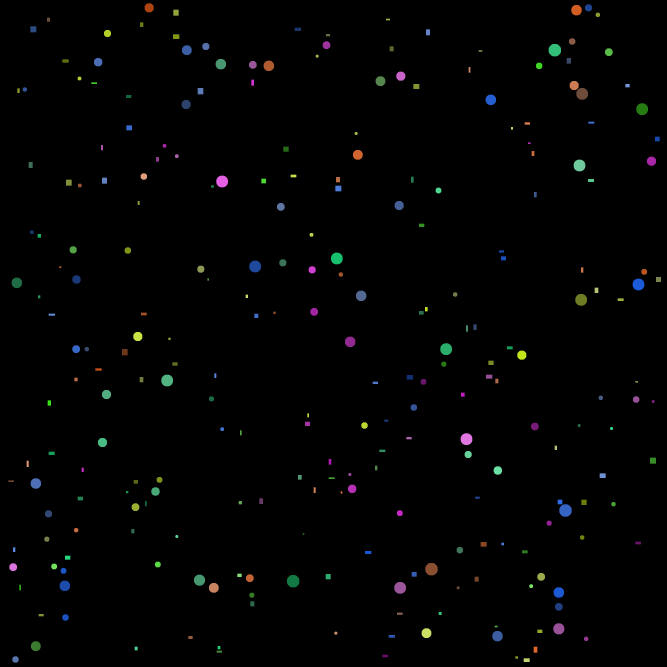
#> input picture figures_and_colors/balls_and_rects.png, 2000 x 2000 px (shown at 1/3 size)
$ python main.py
#> lines starting #> are read from the running program, lines starting #| are printed output that depends on the picture; after the words box and inside, x2 and y2 are one past the last pixel; in counts of white or black regions, pixels touching at a corner belong together
import cv2
import numpy as np
from collections import defaultdict
import os

def get_dominant_color(hsv_roi, mask_roi):
    """Get dominant color from ROI using HSV values"""
    masked_hsv = hsv_roi[mask_roi > 0]

    if len(masked_hsv) == 0:
        return None

    mean_hsv = np.mean(masked_hsv, axis=0)
    h, s, v = mean_hsv

    # Define color names based on hue
    if s < 30 or v < 50:
        return "серый"

    if h < 8 or h >= 172:
        return "красный"
    elif h < 18:
        return "оранжевый"
    elif h < 30:
        return "желтый"
    elif h < 45:
        return "салатовый"
    elif h < 70:
        return "зеленый"
    elif h < 90:
        return "бирюзовый"
    elif h < 110:
        return "голубой"
    elif h < 130:
        return "синий"
    elif h < 150:
        return "фиолетовый"
    elif h < 170:
        return "розовый"
    else:
        return "красный"

def determine_shape(contour):
    """Determine if contour is circle or rectangle"""
    area = cv2.contourArea(contour)
    if area < 3:
        return None

    perimeter = cv2.arcLength(contour, True)
    if perimeter == 0:
        return None

    circularity = 4 * np.pi * area / (perimeter * perimeter)

    epsilon = 0.03 * perimeter
    approx = cv2.approxPolyDP(contour, epsilon, True)

    x, y, w, h = cv2.boundingRect(contour)
    aspect_ratio = float(w) / h if h > 0 else 0
    rect_area = w * h
    fill_ratio = area / rect_area if rect_area > 0 else 0

    if circularity > 0.75 and 0.8 < aspect_ratio < 1.2:
        return "круг"
    elif len(approx) <= 6 and fill_ratio > 0.7:
        return "прямоугольник"
    elif circularity > 0.7:
        return "круг"
    else:
        return "прямоугольник"

def main():
    os.makedirs("figures_and_colors", exist_ok=True)

    image_path = "balls_and_rects.png"
    if not os.path.exists(image_path):
        print(f"Файл {image_path} не найден!")
        return

    image = cv2.imread(image_path)
#> image is the input picture: shape (2000, 2000, 3); mean B, G, R 2.2, 2.3, 2
    if image is None:
        print("Не удалось загрузить изображение!")
        return

    print(f"Изображение загружено: {image.shape}")
#| Изображение загружено: (2000, 2000, 3)

    hsv = cv2.cvtColor(image, cv2.COLOR_BGR2HSV)
#> hsv: shape (2000, 2000, 3); mean H, S, V 1.5, 3.2, 3.2
    gray = cv2.cvtColor(image, cv2.COLOR_BGR2GRAY)
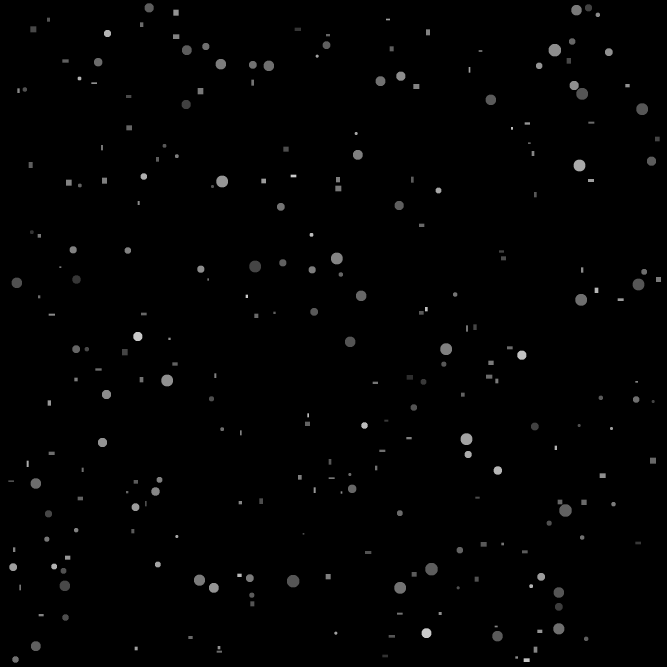
#> gray: shape (2000, 2000) (shown at 1/3 size); min 0, max 204, mean 2.2

    # Create mask for all non-black pixels
    _, mask = cv2.threshold(gray, 30, 255, cv2.THRESH_BINARY)
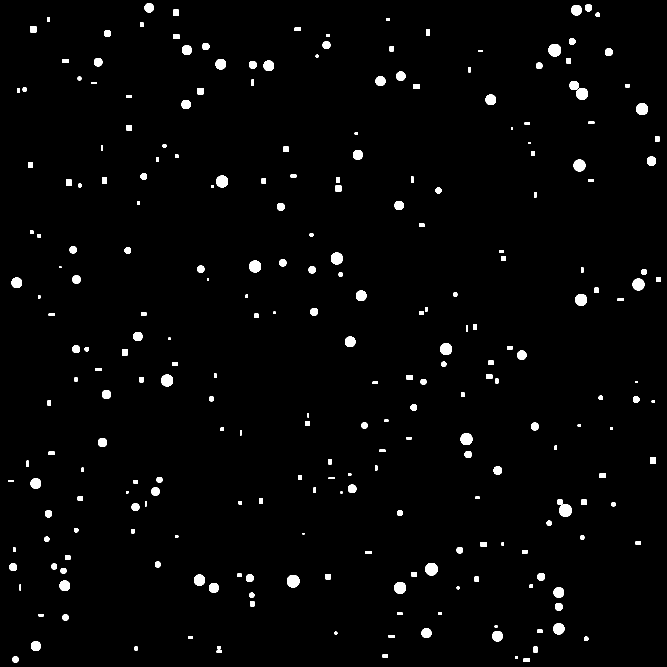
#> mask: shape (2000, 2000) (shown at 1/3 size); 1.9% white; 257 white regions, largest, box (x1, y1, x2, y2) and area: (1646, 132, 1683, 169) 1125, (1678, 1513, 1715, 1550) 1125, (1276, 1689, 1313, 1726) 1125

    # Clean mask
    kernel = np.ones((2, 2), np.uint8)
    mask = cv2.morphologyEx(mask, cv2.MORPH_CLOSE, kernel, iterations=1)
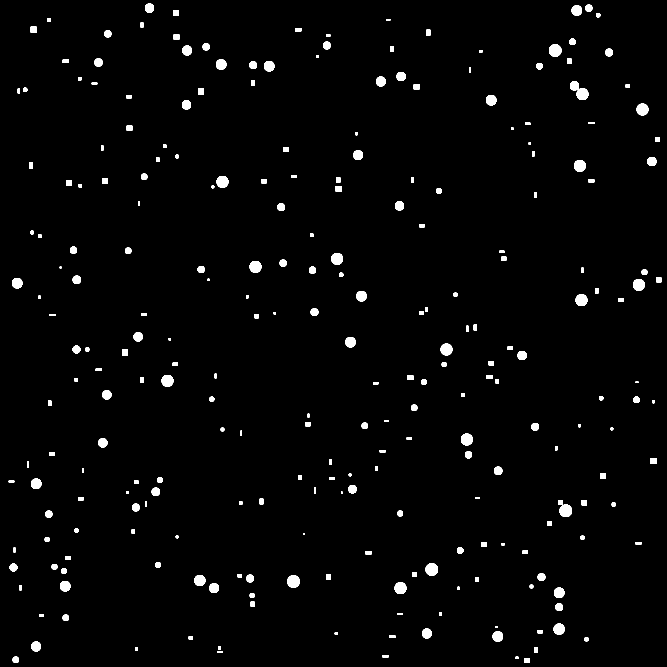
#> mask: shape (2000, 2000) (shown at 1/3 size); 1.9% white; 257 white regions

    # Find all contours
    contours, _ = cv2.findContours(mask, cv2.RETR_EXTERNAL, cv2.CHAIN_APPROX_SIMPLE)
#> contours = 257 contours, 1 with area under 20; largest, box (x1, y1, x2, y2) and area: (862, 1726, 899, 1763) 1072, (1277, 1690, 1314, 1727) 1072, (1679, 1514, 1716, 1551) 1072, (1647, 133, 1684, 170) 1072, (1184, 1747, 1219, 1782) 954

    print(f"Найдено контуров: {len(contours)}")
#| Найдено контуров: 257

    rectangles_by_color = defaultdict(int)
    circles_by_color = defaultdict(int)
    skipped = 0

    result_image = image.copy()

    for i, contour in enumerate(contours):
        area = cv2.contourArea(contour)

        if area < 5:
            skipped += 1
            continue

        x, y, w, h = cv2.boundingRect(contour)
        mask_roi = mask[y:y+h, x:x+w]
        hsv_roi = hsv[y:y+h, x:x+w]
        contour_roi = contour - [x, y]

        color = get_dominant_color(hsv_roi, mask_roi)
        if color is None:
            skipped += 1
            continue

        shape = determine_shape(contour_roi)
        if shape is None:
            skipped += 1
            continue

        if shape == "круг":
            circles_by_color[color] += 1
            color_bgr = (0, 0, 255)
        else:
            rectangles_by_color[color] += 1
            color_bgr = (0, 255, 0)

        cv2.drawContours(result_image, [contour], -1, color_bgr, 1)
#> this loop made 257 passes
#> (contour, mean_hsv in get_dominant_color, s in get_dominant_color, v in get_dominant_color, color) on passes 1, 2, 4, 5, 6: ([[1572, 1976], [1572, 1986], [1589, 1986], [1589, 1976]], [30.05, 103.9, 181.2], 103.9, 181.2, 'салатовый'), ([[1547, 1970], [1547, 1976], [1554, 1976], [1554, 1970]], [26.25, 141.8, 119.2], 141.8, 119.2, 'желтый'), ([[1148, 1965], [1148, 1972], [1164, 1972], [1164, 1965]], [123.5, 188.6, 87.29], 188.6, 87.29, 'синий'), ([[651, 1953], [651, 1958], [666, 1958], [666, 1953]], [42.97, 104.7, 105.5], 104.7, 105.5, 'салатовый'), ([[1602, 1941], [1602, 1958], [1612, 1958], [1612, 1941]], [8.59, 176, 192.3], 176, 192.3, 'оранжевый')
#> (mean_hsv in get_dominant_color, s in get_dominant_color, v in get_dominant_color, color, perimeter in determine_shape) on passes 3, 9, 10, 13, 14, 16: ([99.54, 113.1, 153.8], 113.1, 153.8, 'голубой', 62.63), ([51.61, 152, 115.4], 152, 115.4, 'зеленый', 95.6), ([130.3, 137.3, 127.7], 137.3, 127.7, 'фиолетовый', 40.97), ([8.12, 94.96, 170.4], 94.96, 170.4, 'оранжевый', 27.31), ([103.8, 150.9, 149], 150.9, 149, 'голубой', 101.3), ([32.84, 133.2, 209.2], 133.2, 209.2, 'салатовый', 95.6)
#> hsv_roi: shape (27, 27, 3); mean H, S, V 8.1, 185.2, 137.7
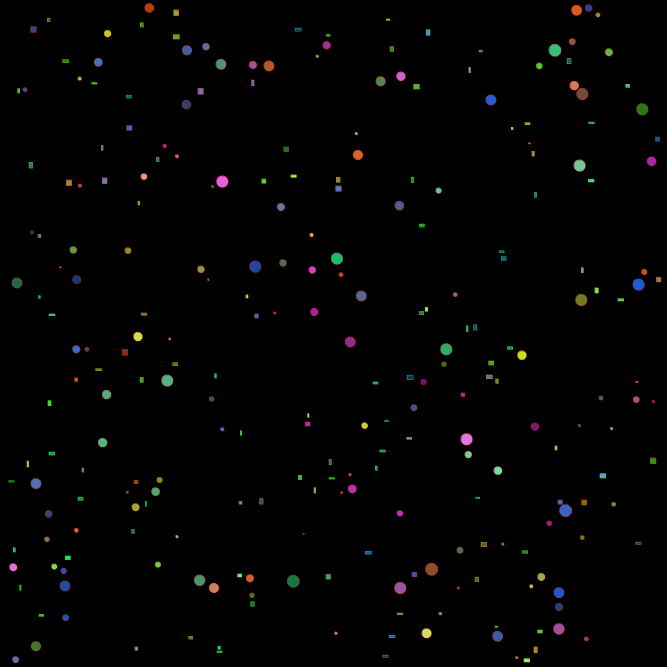
#> result_image: shape (2000, 2000, 3) (shown at 1/3 size); 0.34% of pixels changed, all inside (x1, y1, x2, y2) = (26, 11, 1984, 1989)

    total_rectangles = sum(rectangles_by_color.values())
    total_circles = sum(circles_by_color.values())
    total_shapes = total_rectangles + total_circles

    print("\n" + "="*60)
    print("РЕЗУЛЬТАТЫ АНАЛИЗА")
    print("="*60)
    print(f"\nВсего обнаружено фигур: {total_shapes}")
#| Всего обнаружено фигур: 257

    print(f"\n--- ПРЯМОУГОЛЬНИКИ ({total_rectangles} шт.) ---")
#| --- ПРЯМОУГОЛЬНИКИ (98 шт.) ---
    for color in sorted(rectangles_by_color.keys()):
        count = rectangles_by_color[color]
        print(f"  {color:15} : {count} шт.")
#> this loop made 9 passes
#|   бирюзовый       : 8 шт.
#|   голубой         : 11 шт.
#|   желтый          : 20 шт.
#|   зеленый         : 21 шт.
#|   красный         : 5 шт.
#|   оранжевый       : 12 шт.
#|   салатовый       : 11 шт.
#|   синий           : 9 шт.
#> (further printed lines are left out)

    print(f"\n--- КРУГИ ({total_circles} шт.) ---")
#| --- КРУГИ (159 шт.) ---
    for color in sorted(circles_by_color.keys()):
        count = circles_by_color[color]
        print(f"  {color:15} : {count} шт.")

    print("\n" + "="*60)
    print(f"ОБЩЕЕ КОЛИЧЕСТВО: {total_shapes} фигур")
#| ОБЩЕЕ КОЛИЧЕСТВО: 257 фигур
    print("="*60)

    output_path = "result.png"
    cv2.imwrite(output_path, result_image)
    print(f"\nРезультат сохранен в: {output_path}")

    if total_shapes > 0:
        scale = min(1000 / result_image.shape[0], 1.0)
        display = cv2.resize(result_image, None, fx=scale, fy=scale)
        cv2.imshow("Detected shapes", display)
        cv2.waitKey(0)
        cv2.destroyAllWindows()

if __name__ == "__main__":
    main()
